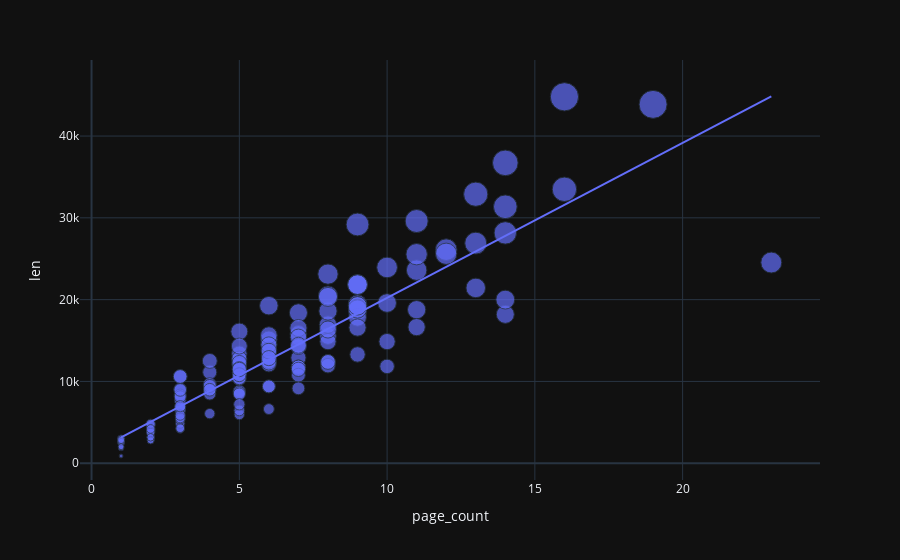

Source (notebook cell):
### Code cell
px.scatter(df_extracted, x='page_count', y='len', size='len', hover_name='name', trendline='ols')

### Figure 1 — Plotly figure (JSON) as saved in the notebook; plotly's stock layout.template omitted (floating-point values rounded to 4 significant figures; data arrays with more than 128 entries replaced by an {"elided": "..."} marker saying what was removed)
{"data": [{"hovertemplate": "<b>%{hovertext}</b><br><br>page_count=%{x}<br>len=%{marker.size}<extra></extra>", "hovertext": {"elided": "142 str values"}, "legendgroup": "", "marker": {"color": "#636efa", "size": {"elided": "142 int values"}, "sizemode": "area", "sizeref": 112.0, "symbol": "circle"}, "mode": "markers", "name": "", "orientation": "v", "showlegend": false, "x": {"elided": "142 int values"}, "xaxis": "x", "y": {"elided": "142 int values"}, "yaxis": "y", "type": "scatter"}, {"hovertemplate": "<b>OLS trendline</b><br>len = 1894.78 * page_count + 1263.88<br>R<sup>2</sup>=0.792934<br><br>page_count=%{x}<br>len=%{y} <b>(trend)</b><extra></extra>", "legendgroup": "", "marker": {"color": "#636efa", "symbol": "circle"}, "mode": "lines", "name": "", "showlegend": false, "x": {"elided": "142 int values"}, "xaxis": "x", "y": {"elided": "142 float values"}, "yaxis": "y", "type": "scatter"}], "layout": {"xaxis": {"anchor": "y", "domain": [0.0, 1.0], "title": {"text": "page_count"}}, "yaxis": {"anchor": "x", "domain": [0.0, 1.0], "title": {"text": "len"}}, "legend": {"tracegroupgap": 0, "itemsizing": "constant"}, "margin": {"t": 60}}}
